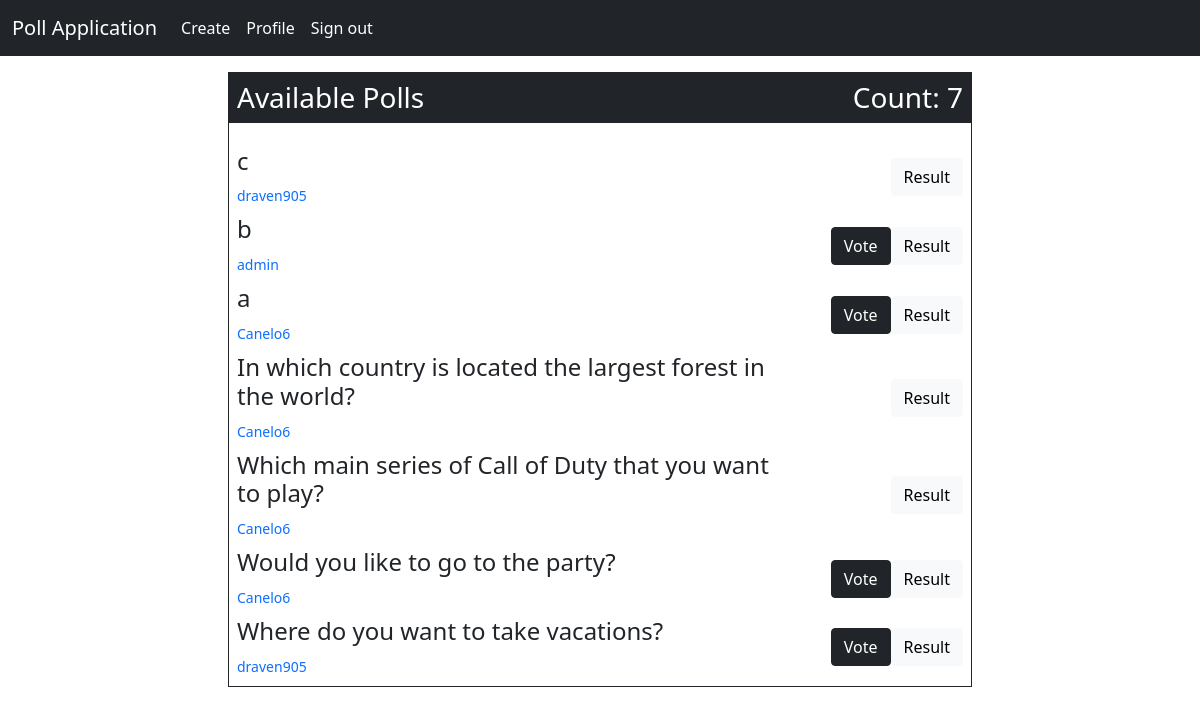
Page /home/ (signed in) on the earlier database version.
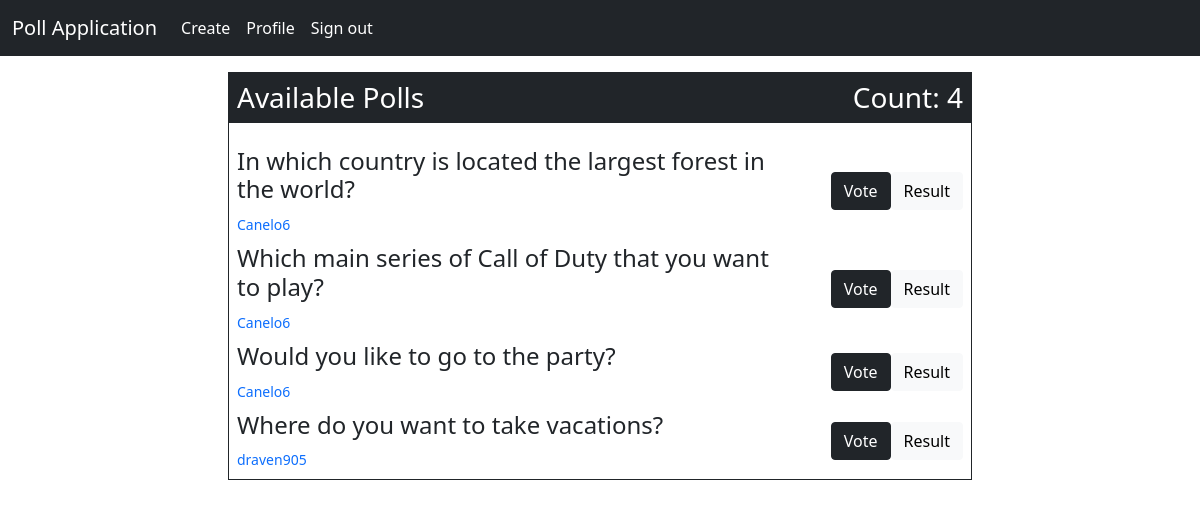
Same page on the later database version.
### base/models.py (models this page shows, shortened)
class Poll(models.Model):
    poll_creator = models.ForeignKey(Profile, null=True, on_delete=models.CASCADE)
    poll_uuid = models.UUIDField(default=uuid.uuid4)
    poll_img = models.ImageField(blank=True, null=True, upload_to='vote_img')
    question = models.TextField(max_length=65)
    question_slug = models.SlugField(default=None, max_length=65)
    question_one = models.CharField(max_length=30)
    question_two = models.CharField(max_length=30)
    question_three = models.CharField(max_length=30)
    voted = models.ManyToManyField(User, related_name='user_voted', null=True, blank=True)
    question_one_count = models.IntegerField(default=0)
    question_two_count = models.IntegerField(default=0)
    question_three_count = models.IntegerField(default=0)
    date_created = models.DateField(default=datetime.now, blank=True, null=True)

### accounts/models.py (models this page shows, shortened)
class Profile(models.Model):
    profile_uuid = models.UUIDField(default=uuid.uuid4)
    user = models.OneToOneField(User, on_delete=models.CASCADE)
    profile_picture = models.ImageField(default='default.jpg', upload_to='profile_pics', blank=True, null=True)
    profile_slug = models.SlugField(unique=True, default=None)

### base/views.py (the view)
# urls.py: path('', views.home, name='home'),
@login_required
def home(request):
    poll_list = Poll.objects.all().order_by('-id')
    total_polls = poll_list.count()
    context = {'poll_list': poll_list, 'total_polls': total_polls}
    return render(request, 'base/home.html', context)

### base/templates/base/home.html (shortened to what this page needs)
{% extends 'main.html' %}
{% block content %}
<div class="col-lg-8 col-md-10 col-12">
    <div class="border border-dark">
    <h3 class="bg-dark text-white p-2 text-capitalize">Available polls
        <div class="float-end">count: {{ total_polls }}</div>
    </h3>
      <div class="p-2">
            {% for data in poll_list %}
                <div class="d-flex justify-content-between mt-2">
                    <div class="w-75">
                        <h4>{{ data.question }}</h4>
                        <small><a href="{% url 'creator-profile' data.poll_creator.profile_slug data.poll_creator.profile_uuid %}" class="text-decoration-none">{{ data.poll_creator.user.username }}</a></small>
                    </div>
                    <div class="button-div d-flex align-items-center">
                        {% if data.poll_creator.user.username != request.user.username and not request.user in data.voted.all %}
                            <a href="{% url 'vote' data.question_slug data.poll_uuid %}" class="btn btn-dark">Vote</a>
                        {% endif %}
                        <a href="{% url 'result' data.question_slug data.poll_uuid %}" class="btn btn-light">Result</a>
                    </div>
                </div>
            {% endfor %}
        </div>
    </div>
</div>
{% endblock content %}

Differences in the rows shown:
removed Poll: question "c", poll_creator.user.username "draven905"
removed Poll: question "b", poll_creator.user.username "admin", shows "Vote"
removed Poll: question "a", poll_creator.user.username "Canelo6", shows "Vote"
changed Poll "In which country is located the largest forest in the world?": now shows "Vote"
changed Poll "Which main series of Call of Duty that you want to play?": now shows "Vote"
Other differences:
{{ total_polls }}: "7" → "4"
